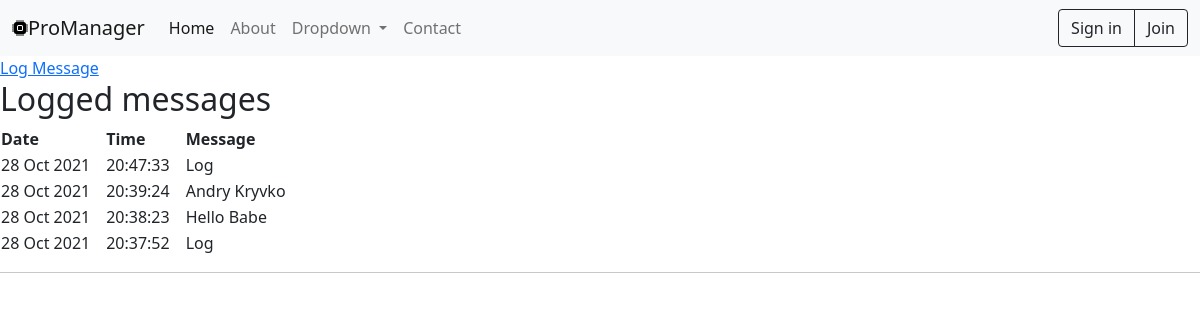
The page / on the database its author committed.
### hello/models.py (models this page shows, shortened)
class LogMessage(models.Model):
    message = models.CharField(max_length=300)
    log_date = models.DateTimeField("date logged")

### hello/views.py (the view)
class AboutListView(ListView):
    model = LogMessage
    def get_context_data(self, **kwargs):
        context = super(AboutListView, self).get_context_data(**kwargs)
        return context

### hello/templates/hello/about.html (shortened to what this page needs)
{% extends "hello/layout.html" %}
{% block content %}
<a href="{% url 'log' %}" class="navbar-item">Log Message</a>
    <h2>Logged messages</h2>
    {% if message_list %}
        <table class="message_list">
            <thead>
            <tr>
                <th>Date</th>
                <th>Time</th>
                <th>Message</th>
            </tr>
            </thead>
            <tbody>
            {% for message in message_list %}
                <tr>
                    <td>{{ message.log_date | date:'d M Y' }}</td>
                    <td>{{ message.log_date | time:'H:i:s' }}</td>
                    <td>
                        {{ message.message }}
                    </td>
                </tr>
            {% endfor %}
            </tbody>
        </table>
    {% else %}
        <p>No messages have been logged. Use the <a href="{% url 'log' %}">Log Message form</a>.</p>
    {% endif %}
{% endblock %}

### hello/templates/hello/layout.html (shortened to what this page needs)
<!DOCTYPE html>
<html>
<head>
    {% load static %}
    <link rel="stylesheet" type="text/css" href="{% static 'hello/site.css' %}"/>
    <link href="https://cdn.jsdelivr.net/npm/bootstrap@5.1.3/dist/css/bootstrap.min.css" rel="stylesheet">
</head>
<body>
<header>
<nav class="navbar navbar-expand-lg navbar-light bg-light">
  <div class="container-xxl">
  <img src="{% static 'hello/img/1.svg' %}">
    <a class="navbar-brand"  href="#" >ProManager</a>
    <div class="collapse navbar-collapse" id="navbarSupportedContent">
      <ul class="navbar-nav me-auto mb-2 mb-lg-0">
        <li class="nav-item">
          <a class="nav-link active" aria-current="page" href="{% url 'home' %}">Home</a>
        </li>
        <li class="nav-item">
          <a class="nav-link" href="{% url 'about' %}">About</a>
        </li>
        <li class="nav-item dropdown">
          <a class="nav-link dropdown-toggle" href="#" id="navbarDropdown" role="button" data-bs-toggle="dropdown" aria-expanded="false">
            Dropdown
          </a>
        </li>
        <li class="nav-item">
          <a class="nav-link" href="{% url 'contact' %}">Contact</a>
        </li>
      </ul>
      <form class="d-flex">
        <div class="btn-group" role="group" aria-label="Basic outlined example">
            <button type="button" a href="#" class="btn btn-outline-dark">Sign in</button>
            <button type="button" a href="#" class="btn btn-outline-dark">Join</button>
        </div>
      </form>
    </div>
  </div>
</nav>
</header>
<div class="body-content">
    {% block content %}
    {% endblock %}
    <hr/>
</div>
</body>
</html>

### hello/static/hello/site.css (style rules this page uses)
.message_list th,td { text-align: left; padding-right: 15px; }

### rows shown on the page
LogMessage: log_date "28 Oct 2021", log_date "20:47:33", message "Log"
LogMessage: log_date "28 Oct 2021", log_date "20:39:24", message "Andry Kryvko"
LogMessage: log_date "28 Oct 2021", log_date "20:38:23", message "Hello Babe"
LogMessage: log_date "28 Oct 2021", log_date "20:37:52", message "Log"
